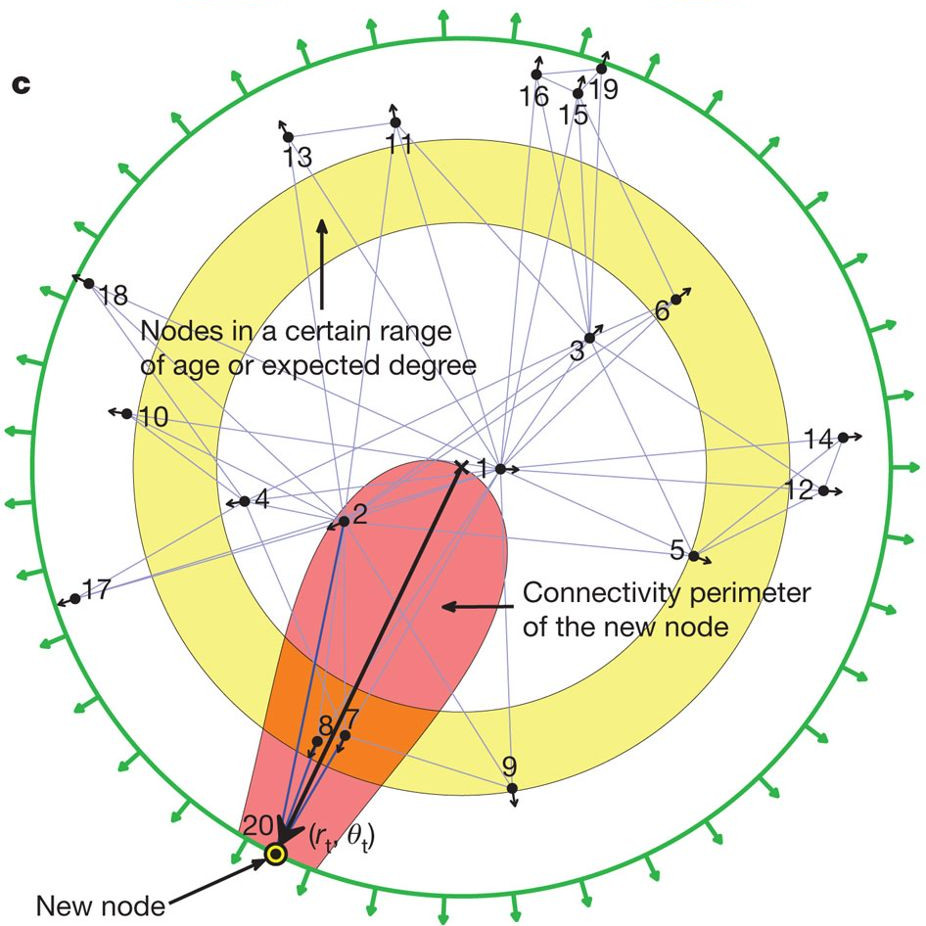
#> input picture notebooks/figs/hypemb_article_sub.jpg, 926 x 926 px
$ jupyter execute Presentation.ipynb
#> lines starting #> are read from the running program, lines starting #| are printed output that depends on the picture
### pvs/network_creation.py
#!/usr/bin/env python3
import numpy as np
import matplotlib.pyplot as plt
import pandas as pd
import operator

from scipy.optimize import curve_fit
import matplotlib.colors as mcolors

import networkx as nx

from tqdm import tqdm
import time

class Nodes(object):
    """Nodes object.

        An object that stores the information about a network. The basic is only the pandas.DataFrame
        but in this way, it is more manageable. Access directly: Nodes.df. Whole work is based on
        Papadopoulos' (et al.) article: https://www.nature.com/articles/nature11459.

        Call signature:

            n           int, number of nodes
            m           int, number of connections when new node added
            T           float, temperature
            beta        float, [0,1], drift parameter (0: full drift, 1: no drift)


        example:

            import sys
            sys.path.append('../')
            from pvs import network_creation as nc

            Nodes = nc.Nodes()

    """

    def __init__(self, n: int = 50, m: int = 5, T: float = 1., beta: float = 1., verbose: bool = True):
        super(Nodes, self).__init__()
        self.df = pd.DataFrame(columns = ['id', 'edges', 'r', 'theta'])
        self.n = n
        self.m = m
        self.T = T
        self.beta = beta

        self.nodes = self.creategraph(n = self.n, m = self.m,  T = self.T, beta = self.beta, verbose=verbose)
        self.nodes_df = pd.DataFrame().from_dict(self.nodes, orient='index')
        self.nodes_df['num_of_edges'] = [len(r["conns"]) for i, r in self.nodes_df.iterrows()]


    def creategraph(self, n: int = None, m: int = None, T: float = None, beta: float = None, verbose: bool = True) -> dict:
        """
            Creating the graph itself by adding nodes based on the algorithm specified by the parameters.

            n           int, number of nodes
            m           int, number of connections when new node added
            T           float, temperature
            beta        float, [0,1], drift parameter (0: full drift, 1: no drift)

            Returns a dict with nodes in it.
        """
#> called with n = 20, m = 3, T = 1, beta = 0.76, verbose = True
        n = self.n if n is None else n
        m = self.m if m is None else m
        T = self.T if T is None else T
        beta = self.beta if beta is None else beta

        nodes = {}
        for i in tqdm(range(1, n+1), leave = False, desc = 'Adding nodes'):
            nodes = Nodes.add_node(nodes, i+1,m, T)
            nodes = Nodes.step_nodes(nodes, beta,T)
        self.nodes = nodes.copy()
        return nodes

    def add_node(nodes: dict, n: int, m: int, T: float) -> dict:
        """
            Adding a node to an existing dict of nodes.

            nodes       dict, containing the nodes
            n           int, number of id of node to be added
            m           int, number of connections when new node added
            T           float, temperature

            Returns the modified nodes dict.
        """
        m_put = 0
        nodeid = 0
        nodes[n] = {'conns' : [], 'theta' : np.random.rand()*360, 'pos': n }
        dists = {}
        for key in nodes.keys():
            if key!=n:
                dists[key] = np.log(nodes[n]['pos']*nodes[key]['pos']
                                 *np.abs(np.deg2rad(nodes[n]['theta']-nodes[key]['theta']))*0.5)
        sorted_dists = sorted(dists.items(), key=operator.itemgetter(1))
        #print(sorted_dists)

        if n <= m:
            for key in nodes.keys():
                if key != n:
                    nodes[n]['conns'].append(key)
            m_put = m
        else:
            while m_put < m:
                try:
                    v = sorted_dists[nodeid][0]
                    if v not in nodes[n]['conns']:
                        prob = 1/(1 + np.exp((sorted_dists[nodeid][1]-np.log(n))/T ))
                        r = np.random.rand()
                        if r<=prob:
                            nodes[n]['conns'].append(v)
                            m_put +=1
                            nodeid +=1
                        else:
                            #print("Unable to attach:", prob, r, ' nodeid:', nodeid)
                            nodeid +=1
                    #print('added:', v)
                except IndexError:
                    #print('not enough nodes yet')
                    m_put = m

        for v in nodes[n]['conns']:
            if n not in nodes[v]['conns']:
                nodes[v]['conns'].append(n)
        return nodes

    def step_nodes(nodes: dict, beta: float, T: float) -> dict:
        """Updating the _nodes_ dict's radii based on the _beta_ drifting parameter and _T_ temperature. Return mod. dict."""
        for key in nodes.keys():
            nodes[key]['pos'] = beta*np.log(key) + (1-beta)*np.log(T)
        return nodes


    # [162 lines left out: functions add_node_depr, current_radius, calculate_dist, update_df, get_node, set_node and 2 more, not called in this run]

    def plotnodes(nodes, delta = .15, save_as = None, ax = None ):
        """
        Creating a hyperbolic plot.

            nodes:      dict, containing the nodes
            delta:      float (def: .15), length of arrows indicating the direction of nodes
            save_as:    str (def: None), save as figure
            ax:         plt.ax (def: None), plotting on given axis

        Returns the modified ax object.
        """
        ax = plt.subplot(111, projection='polar') if ax is None else ax

        ax.plot([np.deg2rad(nodes[key]['theta']) for key in nodes.keys()],
                [np.log(nodes[key]['pos']) for key in nodes.keys()], 'o')

        for key in nodes.keys():
            for v in nodes[key]['conns']:
                ax.plot([np.deg2rad(nodes[key]['theta']), np.deg2rad(nodes[v]['theta'])],
                        [np.log(nodes[key]['pos']), np.log(nodes[v]['pos'])], color = 'red')

        for key in nodes.keys():
            ax.text(np.deg2rad(nodes[key]['theta']) , np.log(nodes[key]['pos']) , key)
            ax.arrow(np.deg2rad(nodes[key]['theta']) , np.log(nodes[key]['pos']), 0, delta)


        ax.grid(True)
        if save_as is not None:
            plt.tight_layout()
            plt.savefig(save_as, dpi  =200)
        return ax

### notebooks/Presentation.ipynb
# <center> Popularity versus similarity in growing networks </center>

### <center> Article by Papadopoulos et al. (2018) </center>

<div>
<center> </center>
</div>

##### <center> Recreation of method on real-life network </center>
<center> <i> 2021 spring. Kristóf Furuglyás </i> </center>

## <center> Table of contents </center>

- Introduction
- Methodical description
- Codes
- Summary

### <center> Introduction </center>

- Preferential attachment (Barabási & Albert)

$$
P\left(k\right) \sim k^{-\gamma}
$$
- Growing, scale-free networks

<div>
    <center> </center>
</div>

### <center> Introduction </center>

<center> Evolution of number of neighbours </center>
<div>
            <center> </center>
</div>

### <center> Methodical description </center>

- PA is a consequence of other params (fitness, ranking, etc.)
- Popularity is one dimension of attractiveness, similarity is another
- Trade-off between popularity and similarity
- Optimization-driven network
- Geometric interpretation

### <center> Methodical description </center>

In each $t$ time, a new node appears with  $m$ new connections to the closest nodes in a hyperbolic space. The distance between that and another node connected at time $s$:

$$
    x_{st} = ln(st\theta_{st}),
$$

where $\theta_{st}$ is the angular difference. In every timestep, a node is drifting out from the origin:

$$
    r_s (t) = \beta r_s + (1-\beta) r_t,
$$

where $r_s = ln(s)$, $r_t = ln(t)$ and $\beta \in [0,1]$ is a drifting parameter.

### <center> Methodical description </center>

Every new nodes connect to a close one with probability

$$
p(x_{st}) = \frac{1}{1 + e^{\frac{x_{st}-{R_t}}{T}}},
$$

where $R_t \approx r_t $ (controls average degree) and $T \in [0,\infty]$ is a parameter.

### <center> Methodical description </center>

<div>
    <center> </center>
</div>

### <center> Codes </center>

 <center> <i> Github repo  <a href="https://github.com/78furu/popularity_versus_similarity">here.</a> </i> </center>

[cell 1]
import sys
sys.path.append('/home/kfuruglyas/Documents/popularity_versus_similarity/')

[cell 2]
import networkx as nx

[cell 3]
import numpy as np
import matplotlib.pyplot as plt
import pandas as pd

import matplotlib.image as mpimg

from tqdm.notebook import tqdm
from scipy.optimize import curve_fit

[cell 4]
from pvs import network_creation as nc

[cell 5]
Nodes = nc.Nodes(n = 20, m = 3, T = 1, beta = 0.76)

[cell 6]
img = mpimg.imread('figs/hypemb_article_sub.jpg')
#> img is the input picture: shape (926, 926, 3); mean R, G, B 240.5, 235, 215.6

[cell 7]
fig = plt.figure(figsize=(13, 10), facecolor = 'white')

ax = fig.add_subplot(121, polar=True)
ax = nc.Nodes.plotnodes(Nodes.nodes, .2, ax = ax )

ax = fig.add_subplot(122)
ax.imshow(img)
ax.set_axis_off()
plt.show()
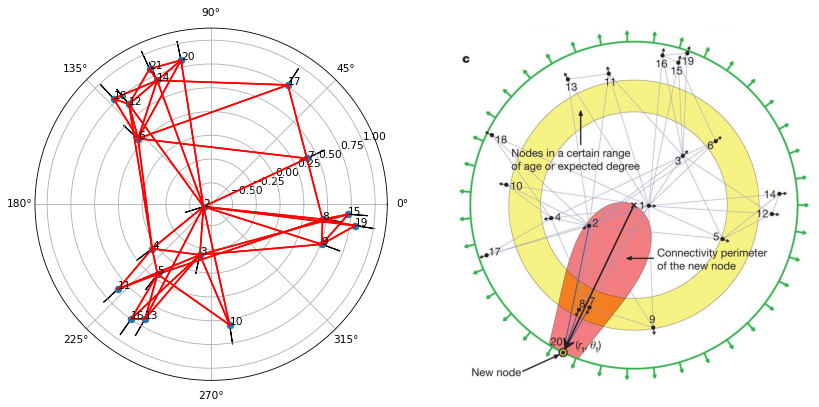
#> figure drawn by matplotlib, 2 panels

### <center> Codes </center>

 <center> <i> Github repo  <a href="https://github.com/78furu/popularity_versus_similarity">here.</a> </i> </center>

#### <center> Recreating Facebook </center>

[cell 8]
Nodes2 = nc.Nodes(n = 4039, m = 22, beta = 0.4,T = 1.55)

[cell 9]
img2 = mpimg.imread('figs/facebook_colored_all_jac.png')
img3 = mpimg.imread('figs/fb_recreated.png')

[cell 10]
fig = plt.figure(figsize=(13, 10), facecolor = 'white')

ax = fig.add_subplot(121)
ax.imshow(img2)
ax.set_axis_off()

ax = fig.add_subplot(122)
ax.imshow(img3)
ax.set_axis_off()
plt.show()

### <center> Codes </center>

 <center> <i> Github repo  <a href="https://github.com/78furu/popularity_versus_similarity">here.</a> </i> </center>

#### <center> Recreating Facebook </center>

[cell 11]
Nodes2.nodes_df.head()

[cell 12]
Nodes2.nodes_df.tail()

### <center> Codes </center>

 <center> <i> Github repo  <a href="https://github.com/78furu/popularity_versus_similarity">here.</a> </i> </center>

#### <center> Recreating Facebook </center>

[cell 13]
G_fb = nx.read_edgelist("facebook_combined.txt")
G_re = Nodes2.to_networkx()

[cell 14]
print(nx.info(G_fb))

[cell 15]
print(nx.info(G_re))

[cell 16]
print(nx.average_clustering(G_fb))
print(nx.average_clustering(G_re))

[cell 17]
print(nx.average_shortest_path_length(G_fb))
print(nx.average_shortest_path_length(G_re))

[cell 18]
def power_law(x, gamma, c):
    return c*x**(-gamma)

[cell 19]
degrees = np.array(list(dict(G_fb.degree()).values()))

[cell 20]
bins = range(Nodes2.nodes_df.num_of_edges.min(),Nodes2.nodes_df.num_of_edges.max())

ydata, xdata = np.histogram(Nodes2.nodes_df.num_of_edges, bins = bins)
xdata = xdata[:-1]

datas = [(x,y) for x,y in zip(xdata, ydata) if y !=0]
xdata2, ydata2 = np.array([i[0] for i in datas]), np.array([i[1] for i in datas])

######################################
bins = range(degrees.min(),degrees.max())

ydata, xdata = np.histogram(degrees, bins = bins)
xdata = xdata[:-1]

datas = [(x,y) for x,y in zip(xdata, ydata) if y !=0 and 10<x<110]
xdata1, ydata1 = np.array([i[0] for i in datas]), np.array([i[1] for i in datas])

datas = [(x,y) for x,y in zip(xdata, ydata) if y !=0 and x]
xdata3, ydata3 = np.array([i[0] for i in datas]), np.array([i[1] for i in datas])

[cell 21]
popt2, pcov2 = curve_fit(power_law, xdata2, ydata2)
popt1, pcov1 = curve_fit(power_law, xdata1, ydata1)

titles = ['FB original', 'FB recreated']

[cell 22]
fig, axes = plt.subplots(1,2, figsize=(16, 6), facecolor = 'white')

axes[0].plot(xdata3, ydata3,'.',color = 'tab:green', label = 'all data')

for ax, xdata, ydata, popt, title in zip(axes.ravel(), \
                                         [xdata1, xdata2], [ydata1,ydata2], [popt1, popt2], titles):
    ax.plot(xdata, ydata, ".", label = ' fit data' )
    ax.plot(xdata, power_law(xdata, *popt), 'r-', label = fr"fit $\gamma = {popt[0]:.3f}$" )
    ax.set_xscale('log')
    ax.set_yscale('log')
    ax.grid(); ax.legend()
    ax.set_xlabel('Degree')
    ax.set_ylabel('Occurrence')
    ax.set_title(title)

[cell 23]
samples = [[j for j in Nodes2.nodes[i]["conns"] if j>i] for i in range(2,10)]
samples2 = [[j for j in Nodes2.nodes[i]["conns"] if j>i] for i in range(500,509)]

[cell 24]
fig, axes = plt.subplots(2,2, figsize=(13,10))

for ax in axes[0].ravel():
    for c, sample in enumerate(samples):
        ax.plot(sample, range(len(sample)), label = f'Sample #{c}' )
        ax.grid(True); ax.legend()
        ax.set_xlabel("Time step")
        ax.set_ylabel('Number of neighbours')

ax = axes[0, 1]
ax.set_yscale('log')
ax.set_xscale('log')

for ax in axes[1].ravel():
    for c, sample in enumerate(samples2):
        ax.plot(sample, range(len(sample)), label = f'Sample #{c + 500}' )
        ax.grid(True); ax.legend()
        ax.set_xlabel("Time step")
        ax.set_ylabel('Number of neighbours')

ax = axes[1, 1]
ax.set_yscale('log')
ax.set_xscale('log')

### <center> Summary </center>

- Recreated FB
- $\left< k\right>$ and clustering coeff fits
- $\gamma$ does not match

# <center>  Thank you for your attention!</center>
